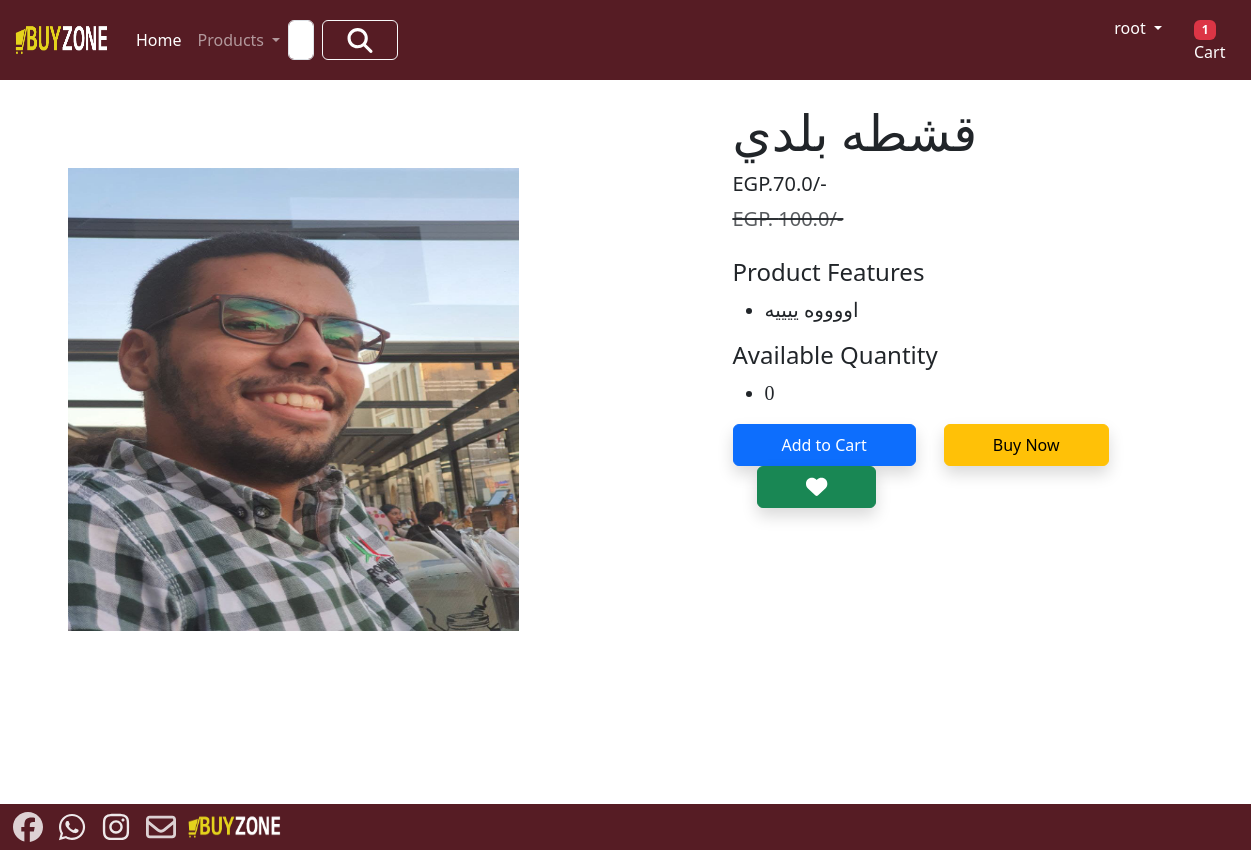
The app's page /product-detail/3 (signed in), older data.
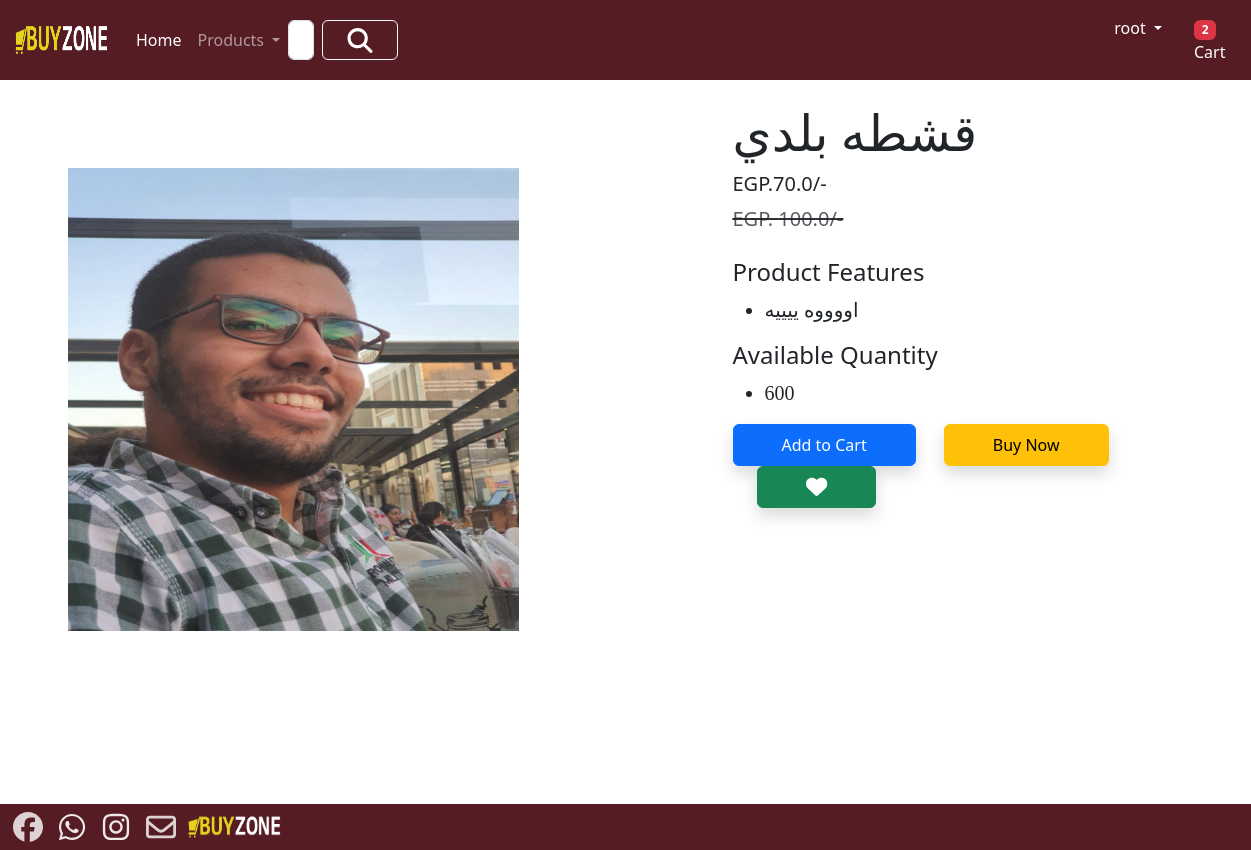
The same page, newer data.
### app/models.py (models this page shows, shortened)
class Product(models.Model):
     title=models.CharField(max_length=100)
     selling_price=models.FloatField()
     discounted_price=models.FloatField()
     description=models.TextField()
     composition=models.TextField(default='')
     prodapp=models.TextField(default='')
     category=models.CharField(choices=CATEGORY_CHOICES,max_length=3)
     product_image=models.ImageField(upload_to='product')
     Quantity = models.IntegerField(default=1)

### app/views.py (the view)
class ProductDetail(View):
    def get(self, request, pk):
        product = Product.objects.get(pk=pk)
        wishlist = Wishlist.objects.filter(Q(product=product) & Q(user=request.user))
        totalitem = 0
        wishitem = 0
        if request.user.is_authenticated:
            totalitem = len(Cart.objects.filter(user=request.user))
            wishitem = len(Wishlist.objects.filter(user=request.user))
        return render(request, 'app/productdetail.html', locals())

### app/templates/app/productdetail.html (shortened to what this page needs)
{% extends 'app/base.html'%}
{% load static %}
{% block main-content %}
<div class="container">
    <div class="row flex justify-content-between" style="margin-top: 24px;">
        <div class="img2 col-lg-5 mt-5">
            <img src="{{product.product_image.url}}"
                class="image col-xs-6 col-sm-12 col-lg-12 mt-3 text-sm-center w-100 h-75" alt="">
        </div>
        <div class="productdetail col-lg-5">
            <h1 style="font-family: georgia; font-size: 50px;">
                {{product.title}}
            </h1>
            <h5>EGP.{{product.discounted_price}}/-</h5>
            <small class="text-decoration-line-through text-muted fs-5">
                <del>EGP. {{product.selling_price}}/-</del>
            </small>
            <br><br>
            <h4>Product Features</h4>
            <ul class="fs-5" style="font-family: Rajdhani">
                <li>
                    {{product.description}}
                </li>
            </ul>
            <h4>Available Quantity</h4>
            <ul class="fs-5" style="font-family: Rajdhani">
                <li>
                    {{product.Quantity}}
                </li>
            </ul>
            <form action="/add-to-cart" class="d-inline">
                <button type="submit" class="btn btn-primary shadow px-5 py-2">
                    Add to Cart
                </button>
            </form>
            <a href="{% url 'showcart' %}" class="btn btn-warning shadow px-5 py-2 ms-4">Buy Now </a>
            {% if wishlist %}
            <a pid={{product.id}} class="minus-wishlist btn btn-danger shadow px-5 py-2 ms-4"><i
                    class="fas fa-heart fa-lg"></i></a> {% else %}
            <a pid={{product.id}} class="plus-wishlist btn btn-success shadow px-5 py-2 ms-4"><i
                    class="fas fa-heart fa-lg"></i></a> {% endif %}
        </div>
    </div>
</div>
{% endblock main-content %}

### app/templates/app/base.html (shortened to what this page needs)
<!DOCTYPE html>
{% load static %}
<html lang="en">
<head>
    <link href="https://cdn.jsdelivr.net/npm/bootstrap@5.3.3/dist/css/bootstrap.min.css" rel="stylesheet">
    <link rel = "stylesheet" href = "{% static 'app/css/owl.carousel.min.css' %}"/>
    <link rel = "stylesheet" href = "{% static 'app/css/style.css' %}"/>
    <link rel = "stylesheet" href = "{% static 'app/css/all.min.css' %}"/>
</head>
<body style="min-height:89vh;position: relative;">
    <nav class="navbar navbar-expand-lg navbar-dark " style ="background-color : #561c24;">
      <div class="container-fluid">
        <a class="navbar-brand" href="/">
            <img src = "{% static "app/images/product/BuyZoneLast.png" %}" width = "100" height = "40" >
        </a>
        <div class="collapse navbar-collapse" id="navbarSupportedContent">
          <ul class="navbar-nav me-auto mb-2 mb-lg-0">
            {% if request.user.is_authenticated %}
            <li class="nav-item">
              <a class="nav-link active" aria-current="page" href="/">Home</a>
            </li>
            <li class="nav-item dropdown">
              <a class="nav-link dropdown-toggle" href="#" role="button" data-bs-toggle="dropdown" aria-expanded="false">
                Products
              </a>
            </li>
          </ul>
          <form class="d-flex" role="search" action="/search" style="margin-right :700px  " >
            <input class="form-control me-2" type="search" placeholder="Search" name = "search" aria-label="Search">
            <button class="btn btn-outline-light" type="submit" style ="--bs-btn-hover-bg: #7d1624;">
              <img src = "{% static "app/images/product/magnifying-glass-solid.svg" %}" width = "50" height = "25" >
            </button>
          </form>
        </div>
        <ul class="navbar-nav me-auto mb-2 mb-lg-0">
            <li class="nav-item dropdown mx-2">
            {% if request.user.is_authenticated %}
              {% if request.user.first_name %}
                  <a class="nav-link dropdown-toggle text-white" href="#" id="profileDropdown" data-bs-toggle="dropdown" aria-expanded="false">
                      {{ request.user.first_name }}
                  </a>
              {% else %}
                  <a class="nav-link dropdown-toggle text-white" href="#" id="profileDropdown" data-bs-toggle="dropdown" aria-expanded="false">
                      {{ request.user.username }}
                  </a>
              {% endif %}
              {% endif %}
            </li>
            <li class="nav-item mx-2">
              <a class="nav-link text-white" href="{% url 'showcart'%}">
                <span class="badge bg-danger">
                    {% if totalitem > 0 %}
                        <span class="text-white">{{ totalitem }}</span>
                    {% endif %}
                </span>
                Cart
            </a>
            </li>
            {% endif %}
        </ul>
  </div>
</nav>
{% block main-content %}{% endblock main-content %}
    <Footer class="container-fluid  text- p-2 mt-5" style="position: absolute; bottom: -80px ; diplay :flex; justify-content: space-between; background-color : #561c24;" >
      <a href="https://www.facebook.com/?locale=ar_AR"  target="_blank" >
        <img src = "{% static "app/images/product/facebook.svg" %}"  width = "40" height = "30"    style= "opacity: 0.8;" >
      </a>
      <a href="https://api.whatsapp.com/send?phone=201096396432" target="_blank" >
        <img src = "{% static "app/images/product/whatsapp.svg" %}"  width = "40" height = "30" style= "opacity: 0.9;">
      </a>
      <a href="#" target="_blank" >
        <img src = "{% static "app/images/product/instagram.svg" %}"  width = "40" height = "30" style= "opacity: 0.9;">
      </a >
      <a href="#" target="_blank" >
        <img src = "{% static "app/images/product/envelope-regular.svg" %}" width = "40" height = "30" style= "opacity: 0.8;">
      </a>
      <img src = "{% static "app/images/product/BuyZoneLast.png" %}" width = "100" height = "30" >
    </Footer>
</body>
</html>

Row changes from the older to the newer data that the page shows:
changed Product "قشطه بلدي": Quantity "0" → "600"
Text that changed along with them:
{{ totalitem }}: "1" → "2"
